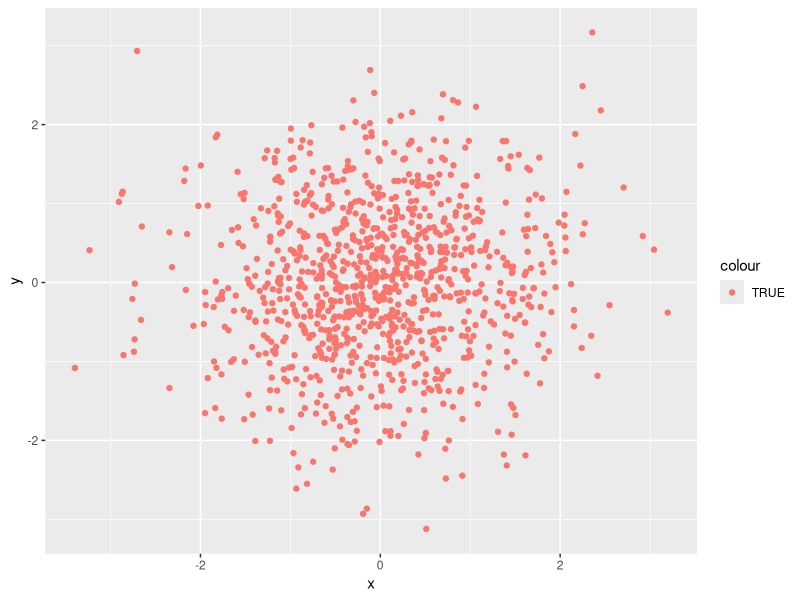
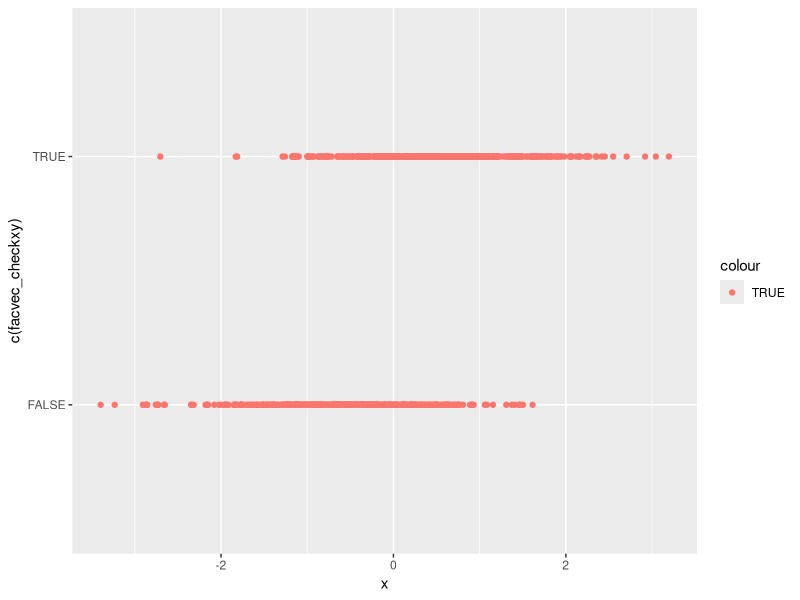
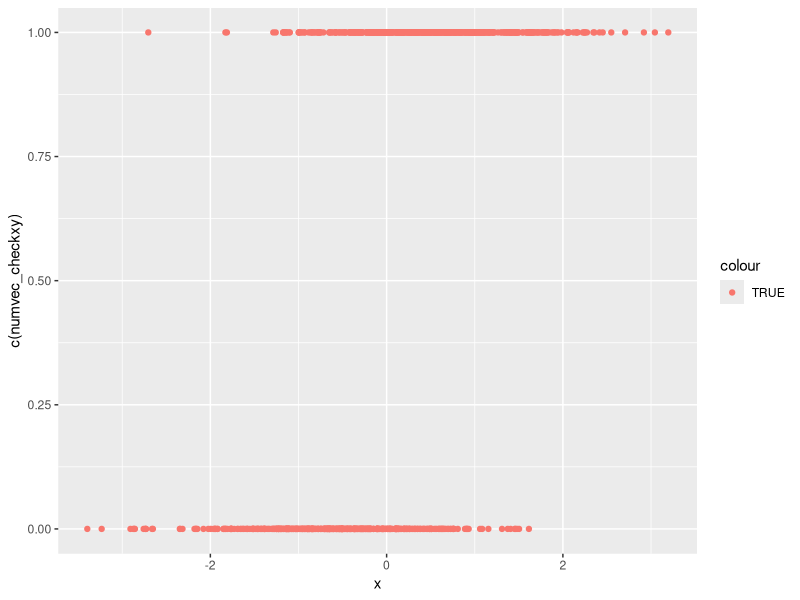

These figures' R source, in order:
## ---- chunk 1
knitr::opts_chunk$set(echo = TRUE)
## ---- chunk 2
library(tidyverse)
## ---- chunk 3
sample = runif(10, min=0, max=5)
## ---- chunk 4
vec_logical = sample > 2
vec_char = c("Kao","Shi","Xin","Chun","Ge","Yong","Yuan","Bu","Gua","Ke")
vec_factor = factor(c("a", "b", "c", "d", "e", "f", "g", "h", "i", "j"))
## ---- chunk 5
convert_veclog = as.numeric(vec_logical)
convert_vecchar = as.numeric(vec_char)
convert_vecfact = as.numeric(vec_factor)
## ---- chunk 6
facconvert_vecchar = as.factor(vec_char)
numconvert_vecchar = as.numeric(facconvert_vecchar)

charconvert_vecfac = as.character(vec_factor)
numconvert_vecfac = as.numeric(charconvert_vecfac)
## ---- chunk 7
set.seed(1234)

## define data frame containing x and y
plot_df = tibble(
  x = rnorm(1000, sd = 1),
  y = rnorm(1000, sd = 1)
)


## ---- chunk 8
set.seed(1234)
x = rnorm(1000, sd = 1)
y = rnorm(1000, sd = 1)
## ---- chunk 9
veclogical_checkxy = x + y > 0
## ---- chunk 10
numvec_checkxy = as.numeric(veclogical_checkxy)
## ---- chunk 11
facvec_checkxy = as.factor(veclogical_checkxy)
## ---- chunk 12
table(veclogical_checkxy) ["TRUE"]
## ---- chunk 13
ggplot(plot_df, aes(x = x, y = y,color = TRUE)) + geom_point()
## ---- chunk 14
ggplot(plot_df, aes(x = x, y = c(facvec_checkxy),color = TRUE)) + geom_point()
## ---- chunk 15
ggplot(plot_df, aes(x = x, y = c(numvec_checkxy),color = TRUE)) + geom_point()
